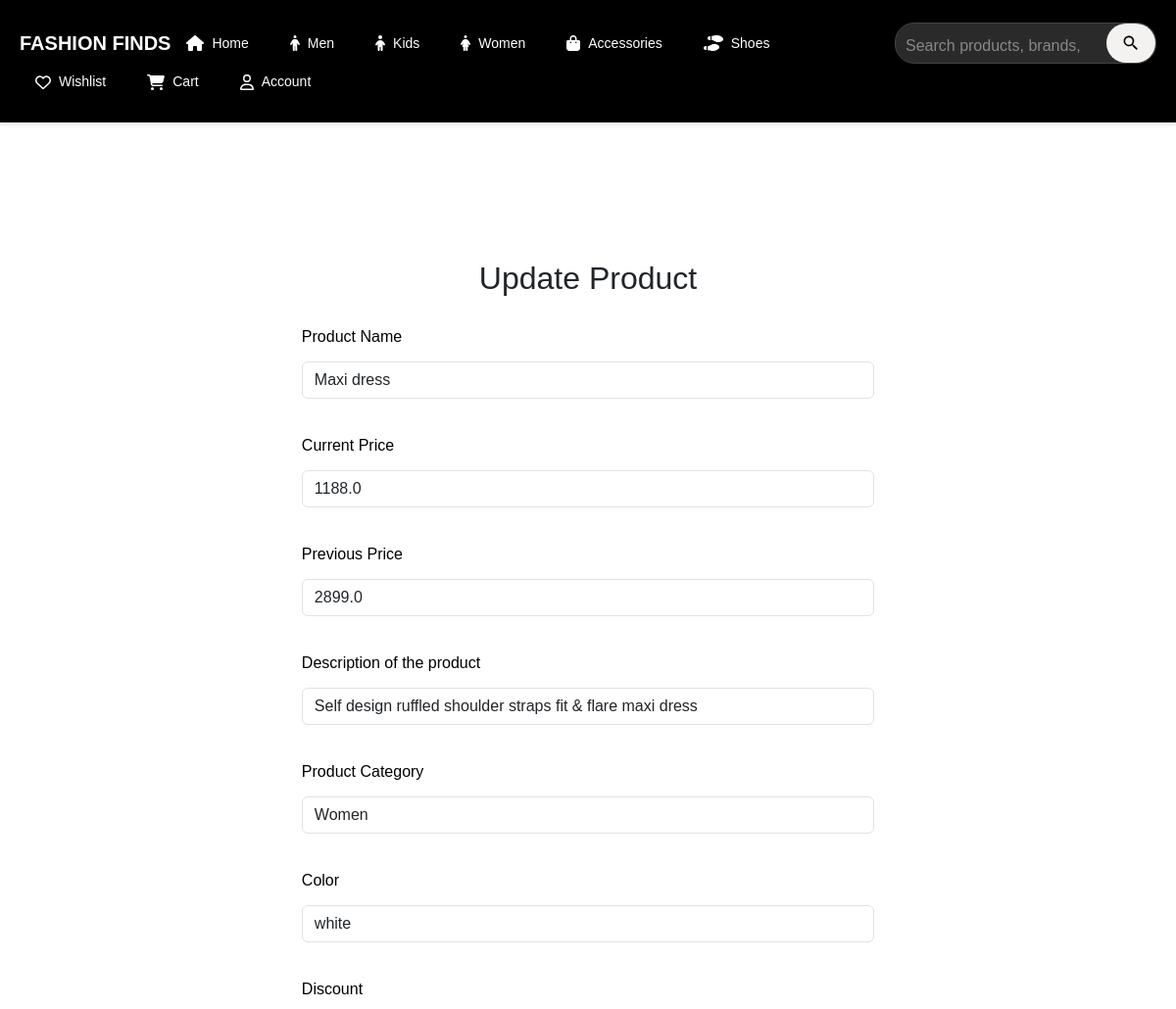
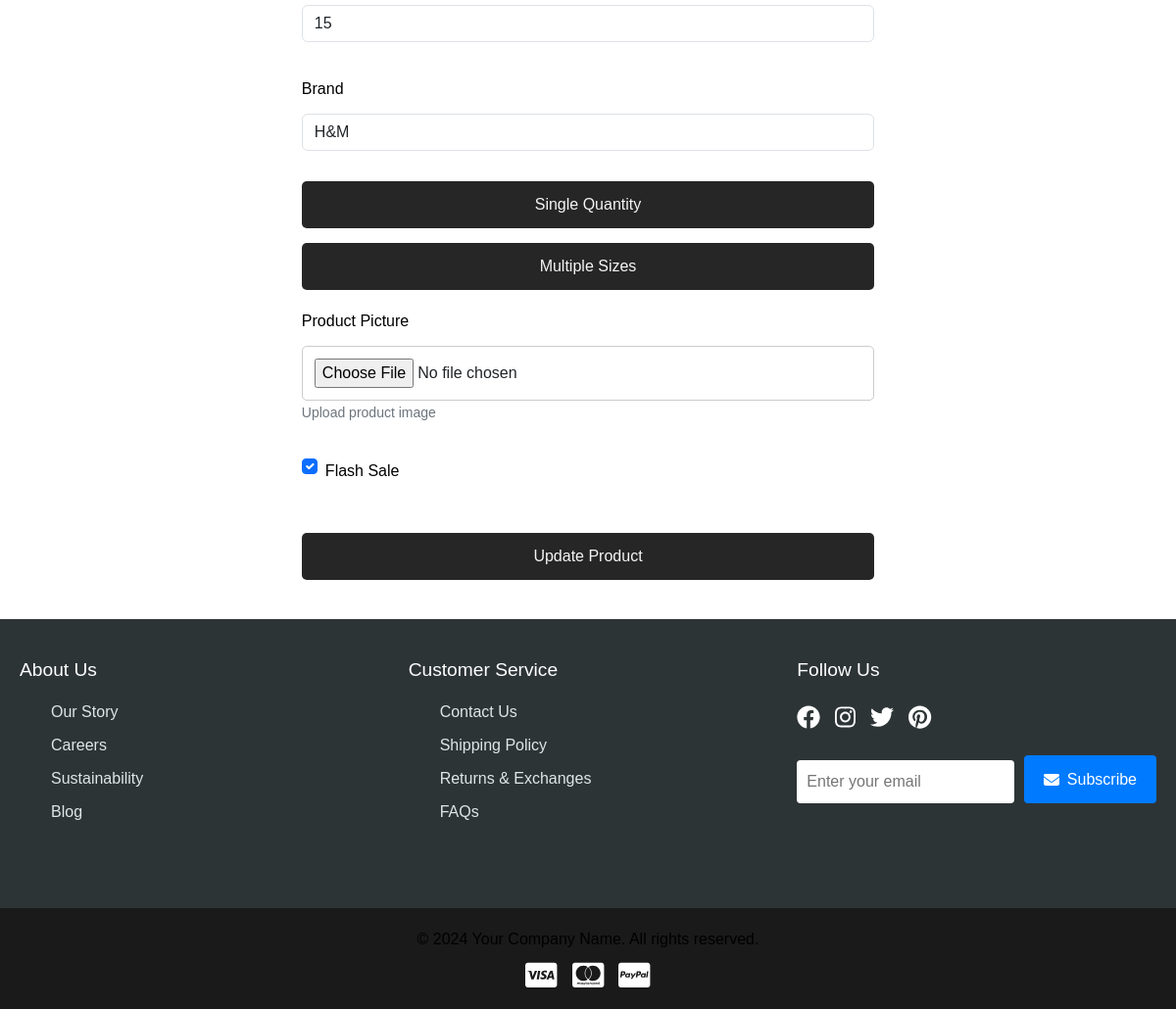
Screenshot of /admin/update-item/2 with the database file from the repository (2 pictures, top to bottom).
### app/models.py (models this page shows, shortened)
class Product(db.Model):
    __tablename__ = 'products'
    id = db.Column(db.Integer, primary_key=True)
    product_name = db.Column(db.String(100), nullable=False)
    product_picture = db.Column(db.String(1000), nullable=False)
    current_price = db.Column(db.Float, nullable=False)
    previous_price = db.Column(db.Float, nullable=False)
    description = db.Column(db.String(2000), nullable=True)
    color = db.Column(db.String(15))
    rating = db.Column(db.Integer, default=0)
    sale = db.Column(db.Boolean, default=False)
    discount = db.Column(db.Integer, nullable=True, default=0)
    brand = db.Column(db.String(100), nullable=True)
    category = db.Column(db.String(100), nullable=False)  # ✅ Now category is a string field
    quantity_size = db.relationship('ProductSize', backref='product', lazy=True, cascade="all, delete-orphan")
    carts = db.relationship('Cart', backref='cart_product', lazy=True, cascade="all, delete-orphan")
    wishlists = db.relationship('Wishlist', backref='wishlist_product', lazy=True, cascade="all, delete-orphan")
    order_items = db.relationship('OrderItem', backref='product', lazy=True, cascade="all, delete-orphan")

### app/admin.py (the view, shortened to what this page needs)
@admin.route('/update-item/<int:product_id>', methods=['GET', 'POST'])
def update_item(product_id):
    product = Product.query.get_or_404(product_id)
    form = ProductForm(obj=product)
    return render_template("update_item.html", form=form, product=product)

### app/forms.py (shortened to what this page needs)
class ProductForm(FlaskForm):
    product_name = StringField(label="Product Name",validators = [DataRequired()])
    product_picture = FileField(label='Product Picture', validators=[DataRequired()])
    current_price = FloatField(label='Current Price', validators=[DataRequired()])
    previous_price = FloatField(label='Previous Price', validators=[DataRequired()])
    description = StringField(label="Description of the product",validators = [DataRequired()])
    category = StringField(label="Product Category",validators = [DataRequired()])
    sale = BooleanField(label='Flash Sale', default=False)
    discount = IntegerField(label='Discount', validators=[optional(), NumberRange(min=0, max=100)], default=0)
    brand = StringField(label="Brand",validators = [DataRequired()])
    color = StringField(label="Color",validators = [DataRequired()])
    sizes = FieldList(FormField(SizeQuantityForm),min_entries=1)
    add_product = SubmitField('Add Product')
    update_product = SubmitField('Update Product')

class SizeQuantityForm(FlaskForm):
    size = StringField(label="Size", validators=[optional()], default="Free Size")
    quantity = IntegerField(label="Quantity", validators=[optional(), NumberRange(min=0)],default=0)
    single_quantity = IntegerField(label="Quantity", validators=[optional(), NumberRange(min=0)],default=0)

### app/templates/update_item.html (shortened to what this page needs)
{% extends "base.html" %}
{% block content %}
<link rel="stylesheet" href="https://cdn.jsdelivr.net/npm/bootstrap@5.3.0/dist/css/bootstrap.min.css">
<link rel="stylesheet" href="{{url_for('static',filename='css/style.css')}}">
<div class="container">
    <div class="form-container">
        <h2 class="text-center mb-4">Update Product</h2>
        <form action="{{ url_for('admin.update_item', product_id=product.id) }}" method="post" enctype="multipart/form-data">
            <div class="mb-3">
                {{ form.product_name.label(class="form-label") }}
                {{ form.product_name(class="form-control", placeholder="Enter product name") }}
            </div>
            <div class="mb-3">
                {{ form.current_price.label(class="form-label") }}
                {{ form.current_price(class="form-control", placeholder="Enter current price") }}
            </div>
            <div class="mb-3">
                {{ form.previous_price.label(class="form-label") }}
                {{ form.previous_price(class="form-control", placeholder="Enter previous price") }}
            </div>
            <div class="mb-3">
                {{ form.description.label(class="form-label") }}
                {{ form.description(class="form-control", placeholder="Enter product description") }}
            </div>
            <div class="mb-3">
                {{ form.category.label(class="form-label") }}
                {{ form.category(class="form-control", placeholder="Enter category") }}
            </div>
            <div class="mb-3">
                {{ form.color.label(class="form-label") }}
                {{ form.color(class="form-control", placeholder="Enter product color") }}
            </div>
            <div class="mb-3">
                {{ form.discount.label(class="form-label") }}
                {{ form.discount(class="form-control", placeholder="Enter product discount") }}
            </div>
            <div class="mb-3">
                {{ form.brand.label(class="form-label") }}
                {{ form.brand(class="form-control", placeholder="Enter product brand") }}
            </div>
            <button class="btn-sizes" type="button" onclick="showSingleQuantity()">Single Quantity</button>
            <button class="btn-sizes" type="button" onclick="showMultipleSizes()">Multiple Sizes</button>
            <div class="mb-3">
                {{ form.product_picture.label(class="form-label") }}
                <input type="file" class="file-input" id="fileInput" name="product_picture">
                <small class="text-muted">Upload product image</small>
            </div>
            <div class="mb-3 form-check">
                 {{ form.sale(class="form-check-input", id="saleCheckbox") }}
                 <label class="form-check-label" for="saleCheckbox">Flash Sale</label>
             </div>
            <button type="submit" class="btn btn-primary w-100">Update Product</button>
        </form>
    </div>
</div>
{% endblock %}

### app/static/css/style.css (style rules this page uses)
* { margin: 0; padding: 0; box-sizing: border-box; font-family: Arial, sans-serif; }
.container { display: flex; flex-wrap: wrap; gap: 20px; justify-content: center; padding: 20px; max-width: 1400px; margin: 0 auto; }
.container { display: flex; flex-wrap: wrap; justify-content: center; gap: 15px; width: 100%; max-width: 1200px; }
body { font-family: Arial, sans-serif; margin: 0; padding: 0; }
.text-muted { color: #6c757d !important; }
.btn-primary { background-color: #007bff; border: none; }
form { display: grid; gap: 15px; }
html, body { height: 100%; margin: 0; overflow-x: hidden; }
label { margin-top: 5px; color: #f5f5f5; }
input, textarea, select { margin-top: 5px; padding: 12px; border-radius: 5px; border: 1px solid #ccc; font-size: 1em; width: 100%; }
button { background-color: #262626; color: #f5f5f5; cursor: pointer; border: none; padding: 12px; border-radius: 5px; font-size: 1em; transition: background-color 0.3s; }
.btn { display: inline-block; padding: 12px; margin-top: 20px; background-color: #262626; color: #f5f5f5; border: none; border-radius: 5px; cursor: pointer; text-decoration: none; transition: background-color 0.3s; }

### app/templates/update_item.html (style rules this page uses)
label { color: black; }

### rows the page displays
Product: product_name "Maxi dress", current_price "1188.0", previous_price "2899.0", description "Self design ruffled shoulder straps fit & flare maxi dress", category "Women", color "white", discount "15", brand "H&M", sale "☑"
